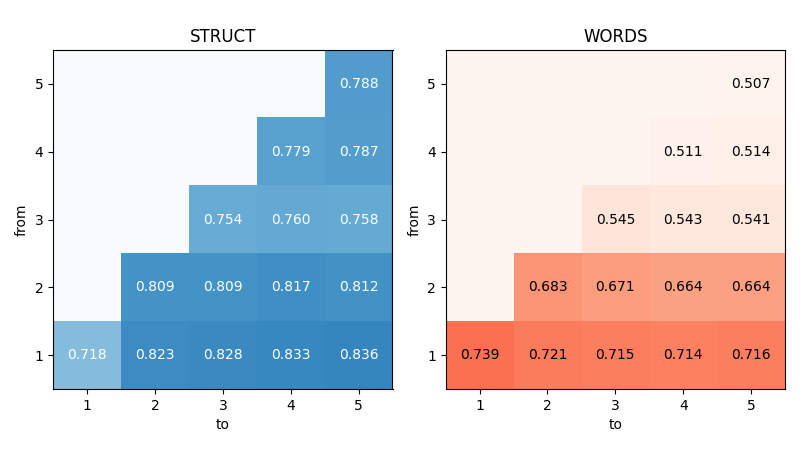

This figure's Python source:
import numpy as np
import matplotlib.pyplot as plt

data = np.mean(np.load("n_gram_scores.npy"), axis=0)

a = data[0]
b = data[1]
# FOLDS x METHOD x I x J
print(data[0], data.shape)

fig, ax = plt.subplots(1,2, figsize=(8,4.5))

ax[0].imshow(a, cmap="Blues", vmax=1,vmin=.5, origin='lower')
ax[1].imshow(b, cmap="Reds", vmax=1,vmin=.5, origin='lower')
ax[0].set_title("STRUCT")
ax[1].set_title("WORDS")

for z in range(2):
    ax[z].set_xticks(range(5))
    ax[z].set_xticklabels(np.array(list(range(5)))+1)
    ax[z].set_yticks(range(5))
    ax[z].set_yticklabels(np.array(list(range(5)))+1)
    ax[z].set_ylabel("from")
    ax[z].set_xlabel("to")
for i, v in enumerate(a):
    for j, vv in enumerate(v):
        print(i, j, vv)
        if vv > 0:
            ax[0].text(j, i, "%.3f" % vv, color='white', ha='center', va='center')

for i, v in enumerate(b):
    for j, vv in enumerate(v):
        print(i, j, vv)
        if vv > 0:
            ax[1].text(j, i, "%.3f" % vv, color='black', ha='center', va='center')


plt.tight_layout()
plt.savefig("ngramplot.png")
plt.savefig("ngramplot.eps")
